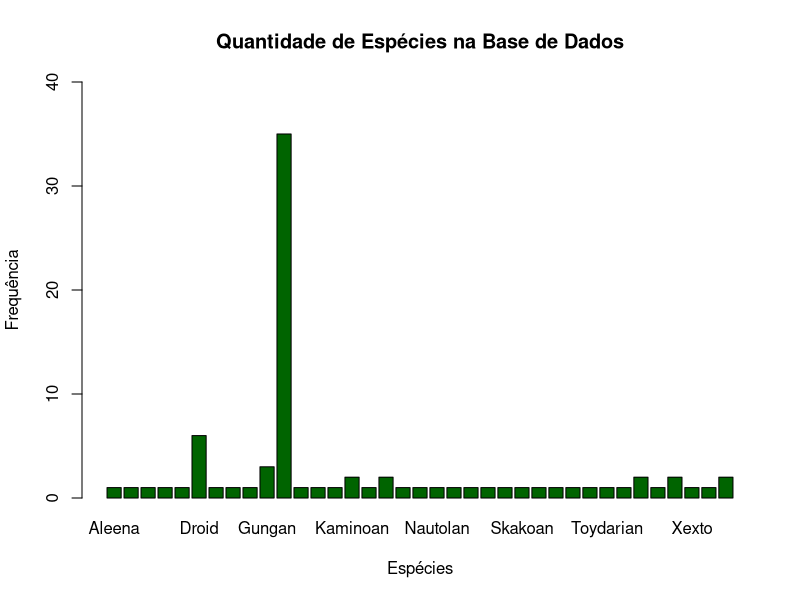
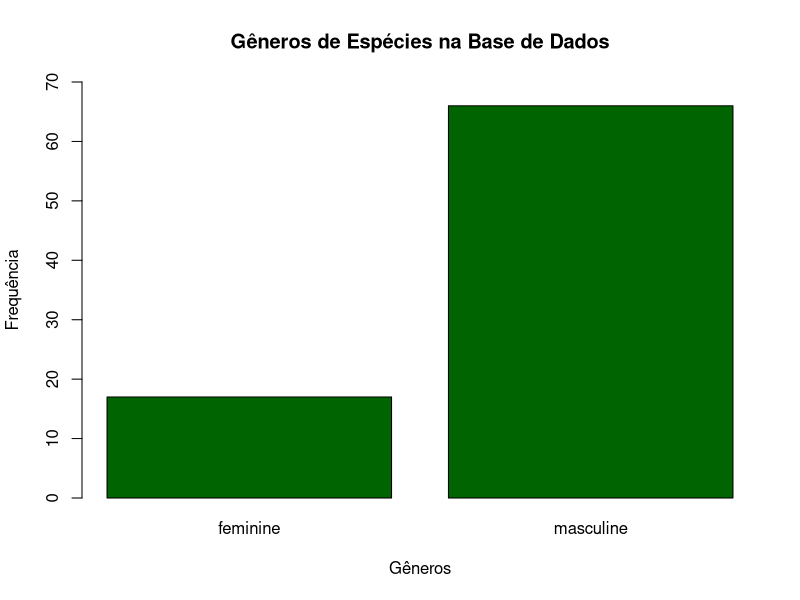

The R script that drew these images, in order:
## ---- chunk 1
knitr::opts_chunk$set(echo = TRUE)
## ---- chunk 2
library(dplyr)
data(starwars)
## ---- chunk 3
library(dplyr)
data("starwars")

#Gerar gráfico de barras (Demonstrar a quantidade de espécies existentes)
table(starwars$species)
barplot(table(starwars$species), main = "Quantidade de Espécies na Base de Dados",
        xlab = "Espécies", ylab = "Frequência", col = "darkgreen",
        ylim = c(0,40))
## ---- chunk 4
library(dplyr)
data("starwars")

table(starwars$gender)
barplot(table(starwars$gender), main = "Gêneros de Espécies na Base de Dados",
        xlab = "Gêneros", ylab = "Frequência", col = "darkgreen", ylim = c(0,70))
## ---- chunk 5
#Relatório simples de dados no console - data-frame - função "skim"
library(dplyr)
library(skimr)
data("starwars")

skim(starwars)
